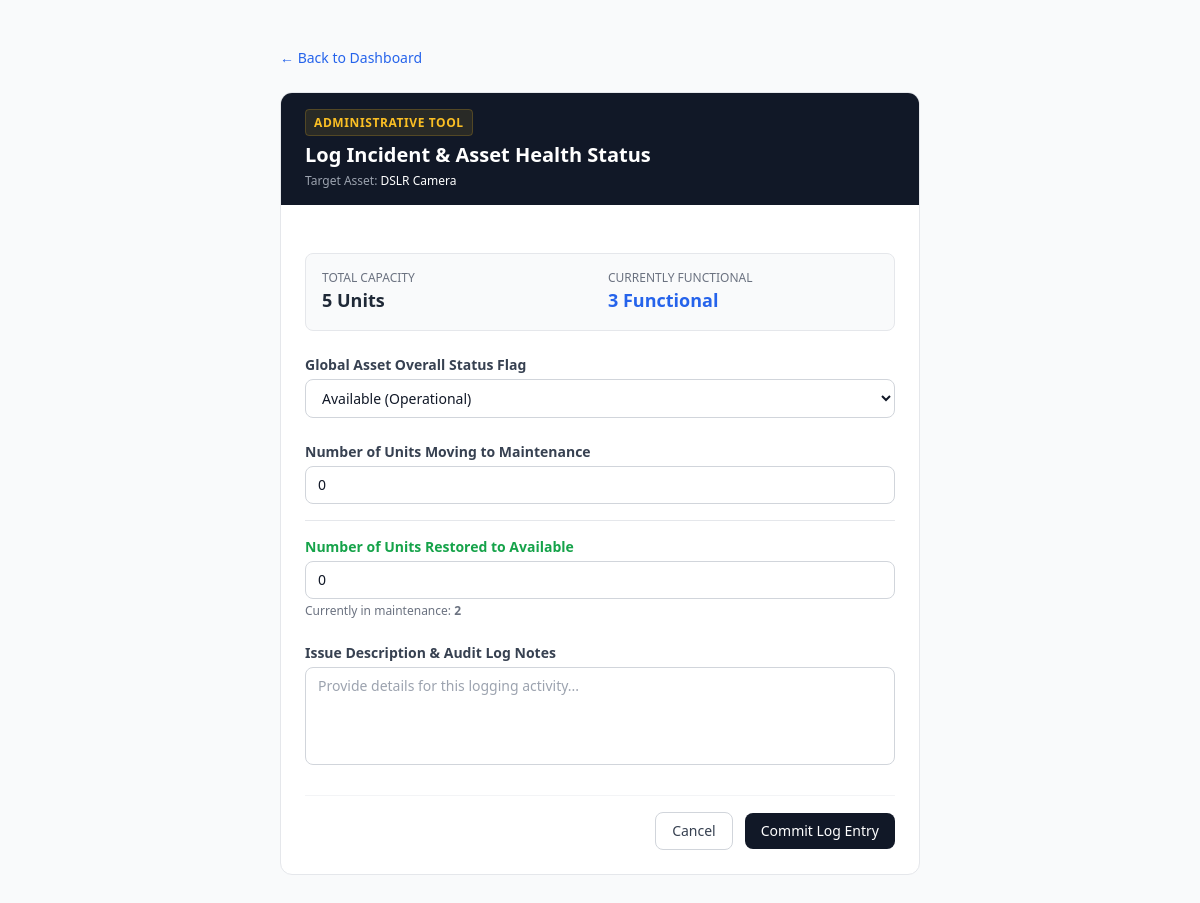
The app's page /asset/1/health/ (signed in), older data.
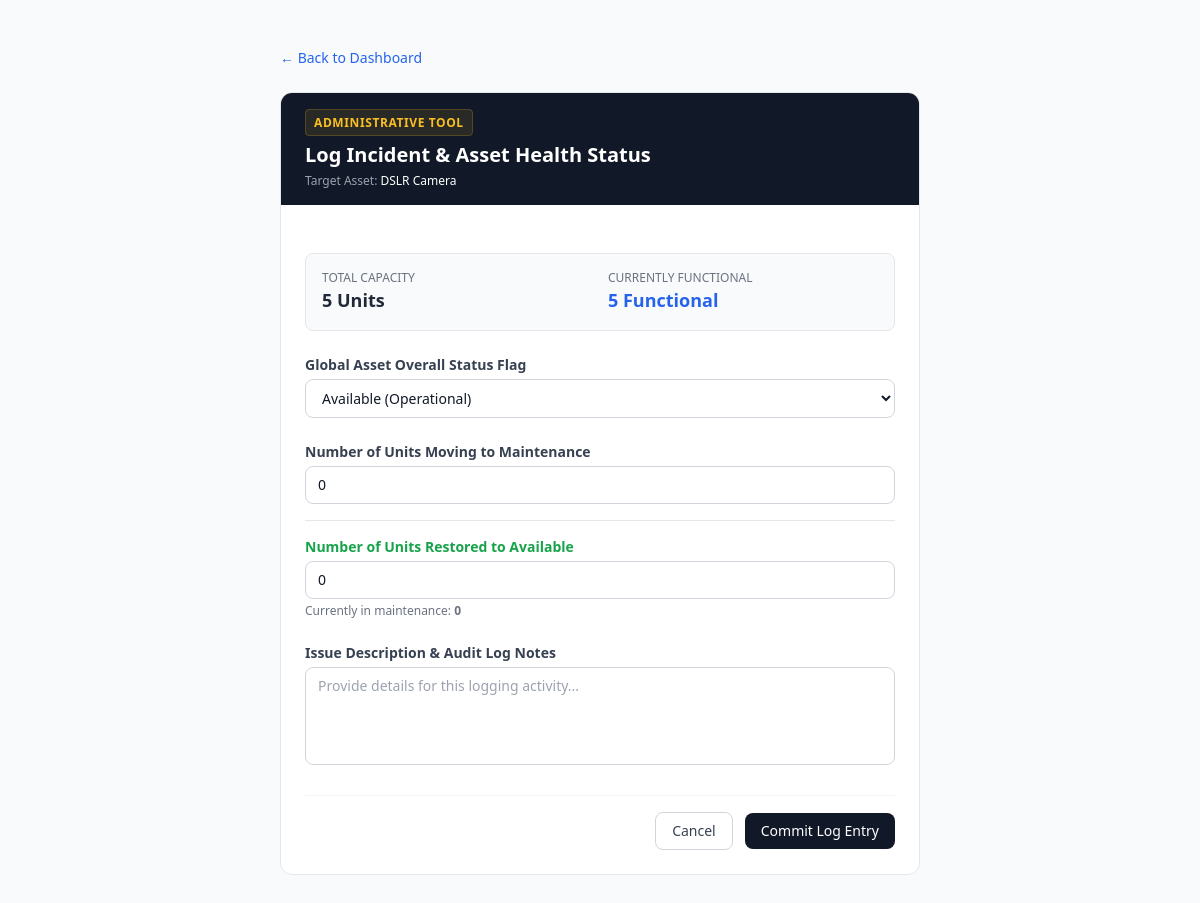
The same page, newer data.
### core/models.py (models this page shows, shortened)
class Asset(models.Model):
    STATUS_CHOICES = [
        ('Available', 'Available'),
        ('Maintenance', 'Maintenance'),
        ('Out of Stock', 'Out of Stock'),
    ]
    name = models.CharField(max_length=200)
    category = models.CharField(max_length=100)
    description = models.TextField(blank=True)
    total_quantity = models.PositiveIntegerField(default=1)
    quantity_available = models.PositiveIntegerField(default=1)
    status = models.CharField(max_length=20, choices=STATUS_CHOICES, default='Available')

### core/views.py (the view, shortened to what this page needs)
# urls.py: path('asset/<int:asset_id>/health/', views.report_asset_health, name='report_asset_health'),
@login_required
def report_asset_health(request, asset_id):
    asset = get_object_or_404(Asset, id=asset_id)
    current_maintenance = asset.total_quantity - asset.quantity_available
    return render(request, 'core/report_health.html', {
        'asset': asset,
        'current_maintenance': current_maintenance
    })

### core/templates/core/report_health.html (shortened to what the changed rows need)
<!DOCTYPE html>
<html lang="en">
<head>
    <script src="https://cdn.tailwindcss.com"></script>
</head>
<body class="bg-gray-50 font-sans antialiased text-gray-900">
    <div class="max-w-2xl mx-auto my-12 px-4">
        <div class="bg-white rounded-xl shadow-xs border border-gray-200 overflow-hidden">
            <div class="bg-gray-900 px-6 py-4 text-white">
                <h1 class="text-xl font-bold mt-2">Log Incident & Asset Health Status</h1>
                <p class="text-xs text-gray-400 mt-1">Target Asset: <span class="text-white font-medium">{{ asset.name }}</span></p>
            </div>
            <form method="POST" action="" class="p-6 space-y-6">
                <div class="grid grid-cols-2 gap-4 bg-gray-50 p-4 rounded-lg border border-gray-200 text-sm">
                    <div>
                        <span class="block text-gray-500 text-xs uppercase font-medium">Total Capacity</span>
                        <strong class="text-lg text-gray-800">{{ asset.total_quantity }} Units</strong>
                    </div>
                    <div>
                        <span class="block text-gray-500 text-xs uppercase font-medium">Currently Functional</span>
                        <strong class="text-lg text-blue-600">{{ asset.quantity_available }} Functional</strong>
                    </div>
                </div>
                <div>
                    <label for="health_status" class="block text-sm font-semibold text-gray-700 mb-1">
                        Global Asset Overall Status Flag
                    </label>
                    <select
                        id="health_status"
                        name="health_status"
                        required
                        onchange="toggleDamageInput()"
                        class="w-full px-3 py-2 border border-gray-300 rounded-lg shadow-2xs bg-white text-sm focus:ring-2 focus:ring-blue-500"
                    >
                        <option value="Available" {% if asset.status == 'Available' %}selected{% endif %}>Available (Operational)</option>
                    </select>
                </div>
                <div id="damage_input_container" class="space-y-4">
                    <div>
                        <label for="units_to_maintenance" class="block text-sm font-semibold text-gray-700 mb-1">
                            Number of Units Moving to Maintenance
                        </label>
                        <input
                            type="number"
                            id="units_to_maintenance"
                            name="units_to_maintenance"
                            min="0"
                            max="{{ asset.quantity_available }}"
                            value="0"
                            class="w-full px-3 py-2 border border-gray-300 rounded-lg text-sm focus:ring-2 focus:ring-blue-500"
                        >
                    </div>
                    <div class="pt-4 border-t border-gray-200">
                        <p class="text-xs text-gray-500 mt-1">Currently in maintenance: <span class="font-bold">{{ current_maintenance }}</span></p>
                    </div>
                </div>
            </form>
        </div>
    </div>
</body>
</html>

Row changes from the older to the newer data that the page shows:
changed Asset "DSLR Camera": quantity_available "3" → "5"
Text that changed along with them:
{{ current_maintenance }}: "2" → "0"
